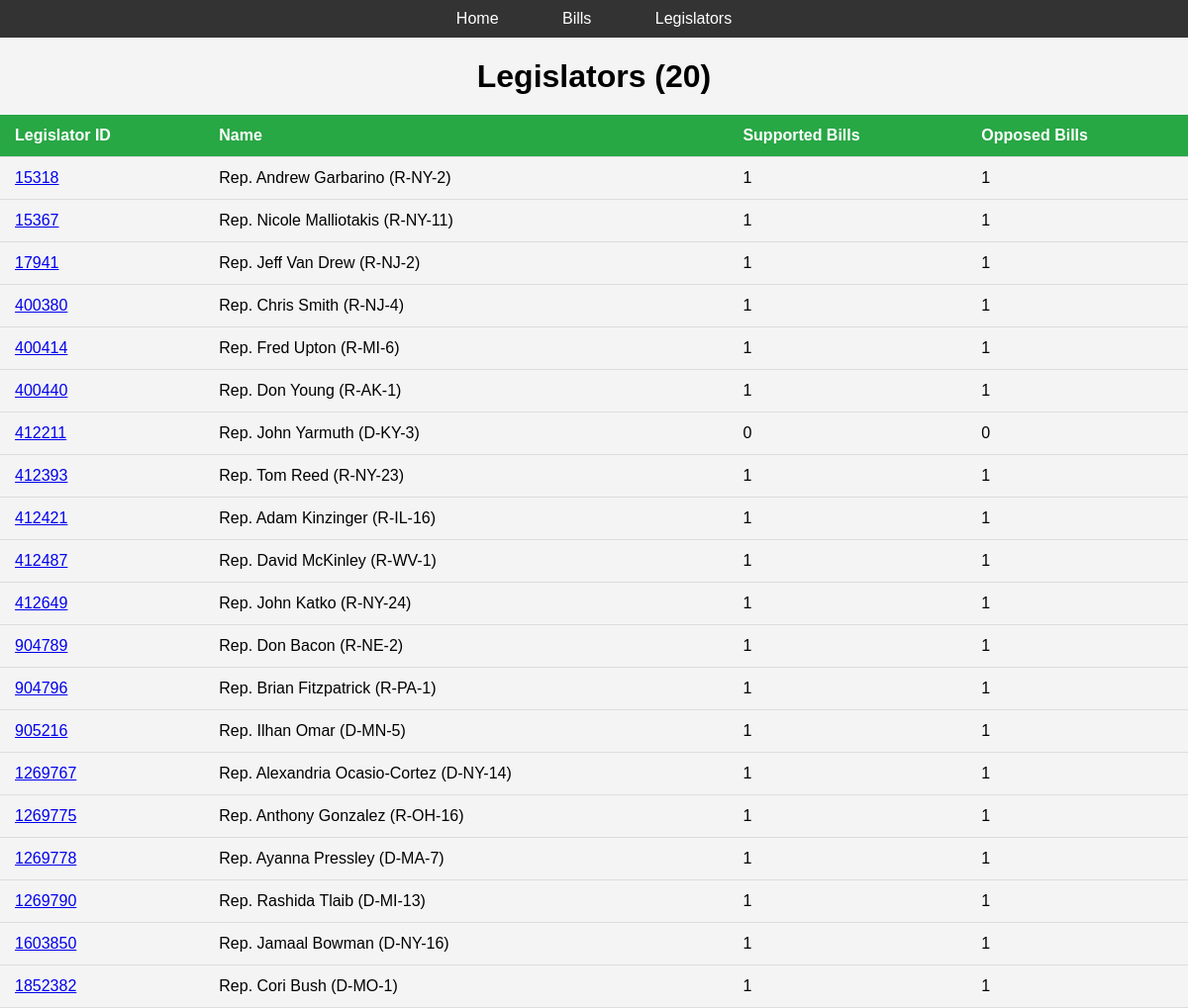
Page /legislators/ on the committed database.
### votes/models/person.py (models this page shows, shortened)
class Person(models.Model):
    name = models.CharField(max_length=255)
    @property
    def supported_bills(self):
        from votes.models.vote_result import VoteResult, VoteTypeChoices
        result = VoteResult.objects.filter(legislator=self, vote_type=VoteTypeChoices.YEA)
        return result
    @property
    def supported_bills_amount(self) -> int:
        return self.supported_bills.count()
    @property
    def opposed_bills(self):
        from votes.models.vote_result import VoteResult, VoteTypeChoices
        result = VoteResult.objects.filter(legislator=self, vote_type=VoteTypeChoices.NAY)
        return result
    @property
    def opposed_bills_amount(self) -> int:
        return self.opposed_bills.count()

### votes/views/views.py (the view)
# urls.py: path('legislators/', legislators, name='legislators'),
def legislators(request):
    legislators = Person.objects.all()
    return render(request, 'votes/legislators.html', {'legislators': legislators})

### votes/templates/votes/legislators.html (shortened to what this page needs)
<!DOCTYPE html>
<html lang="en">
<head>
</head>
<body>
    {% include 'navbar.html' %}
    <h1>Legislators ({{ legislators.count }})</h1>
    <table>
        <thead>
            <tr>
                <th>Legislator ID</th>
                <th>Name</th>
                <th>Supported Bills</th>
                <th>Opposed Bills</th>
            </tr>
        </thead>
        <tbody>
            {% for legislator in legislators %}
            <tr>
                <td><a href="{% url 'legislator' legislator.id %}">{{ legislator.id }}</a></td>
                <td>{{ legislator.name }}</td>
                <td>{{ legislator.supported_bills_amount }}</td>
                <td>{{ legislator.opposed_bills_amount }}</td>
            </tr>
            {% endfor %}
        </tbody>
    </table>
</body>
</html>

### votes/templates/votes/legislators.html (style rules this page uses)
body { font-family: Arial, sans-serif; background-color: #f4f4f4; margin: 0; padding: 0; }
h1 { text-align: center; margin-bottom: 20px; }
table { width: 100%; border-collapse: collapse; }
th, td { padding: 12px 15px; text-align: left; border-bottom: 1px solid #ddd; }
th { background-color: #28a745; color: #fff; }

### rows in the picture
Person: id "15318", name "Rep. Andrew Garbarino (R-NY-2)", supported_bills_amount "1", opposed_bills_amount "1"
Person: id "15367", name "Rep. Nicole Malliotakis (R-NY-11)", supported_bills_amount "1", opposed_bills_amount "1"
Person: id "17941", name "Rep. Jeff Van Drew (R-NJ-2)", supported_bills_amount "1", opposed_bills_amount "1"
Person: id "400380", name "Rep. Chris Smith (R-NJ-4)", supported_bills_amount "1", opposed_bills_amount "1"
Person: id "400414", name "Rep. Fred Upton (R-MI-6)", supported_bills_amount "1", opposed_bills_amount "1"
Person: id "400440", name "Rep. Don Young (R-AK-1)", supported_bills_amount "1", opposed_bills_amount "1"
Person: id "412211", name "Rep. John Yarmuth (D-KY-3)", supported_bills_amount "0", opposed_bills_amount "0"
Person: id "412393", name "Rep. Tom Reed (R-NY-23)", supported_bills_amount "1", opposed_bills_amount "1"
Person: id "412421", name "Rep. Adam Kinzinger (R-IL-16)", supported_bills_amount "1", opposed_bills_amount "1"
Person: id "412487", name "Rep. David McKinley (R-WV-1)", supported_bills_amount "1", opposed_bills_amount "1"
Person: id "412649", name "Rep. John Katko (R-NY-24)", supported_bills_amount "1", opposed_bills_amount "1"
Person: id "904789", name "Rep. Don Bacon (R-NE-2)", supported_bills_amount "1", opposed_bills_amount "1"
Person: id "904796", name "Rep. Brian Fitzpatrick (R-PA-1)", supported_bills_amount "1", opposed_bills_amount "1"
Person: id "905216", name "Rep. Ilhan Omar (D-MN-5)", supported_bills_amount "1", opposed_bills_amount "1"
Person: id "1269767", name "Rep. Alexandria Ocasio-Cortez (D-NY-14)", supported_bills_amount "1", opposed_bills_amount "1"
Person: id "1269775", name "Rep. Anthony Gonzalez (R-OH-16)", supported_bills_amount "1", opposed_bills_amount "1"
Person: id "1269778", name "Rep. Ayanna Pressley (D-MA-7)", supported_bills_amount "1", opposed_bills_amount "1"
Person: id "1269790", name "Rep. Rashida Tlaib (D-MI-13)", supported_bills_amount "1", opposed_bills_amount "1"
Person: id "1603850", name "Rep. Jamaal Bowman (D-NY-16)", supported_bills_amount "1", opposed_bills_amount "1"
Person: id "1852382", name "Rep. Cori Bush (D-MO-1)", supported_bills_amount "1", opposed_bills_amount "1"

### other values in the picture
{{ legislators.count }} "20"
